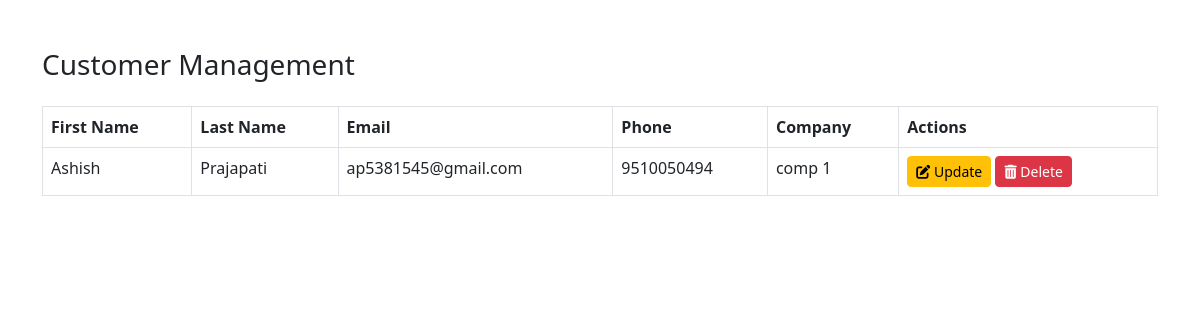
The page /admin/display_customers.php on the database its author committed.
### tables this page shows
CREATE TABLE `customers` (
  `customer_id` int(11) NOT NULL,
  `first_name` varchar(50) NOT NULL,
  `last_name` varchar(50) NOT NULL,
  `email` varchar(100) NOT NULL,
  `phone` varchar(20) DEFAULT NULL,
  `address` text DEFAULT NULL,
  `city` varchar(50) DEFAULT NULL,
  `state` varchar(50) DEFAULT NULL,
  `postal_code` varchar(20) DEFAULT NULL,
  `country` varchar(50) DEFAULT NULL,
  `tags` varchar(255) DEFAULT NULL,
  `company_name` varchar(100) DEFAULT NULL,
  `position` varchar(50) DEFAULT NULL,
  `notes` text DEFAULT NULL,
  `status` enum('active','inactive','prospect') DEFAULT 'prospect',
  `created_at` datetime DEFAULT current_timestamp(),
  `updated_at` datetime DEFAULT current_timestamp() ON UPDATE current_timestamp()
);

### admin/display_customers.php (the view, shortened to what this page needs)
<?php
include 'includes/db.php';
$query = "SELECT * FROM customers";
$result = $conn->query($query);
?>
<!DOCTYPE html>
<html lang="en">
<head>
    <link href="https://cdn.jsdelivr.net/npm/bootstrap@5.3.0/dist/css/bootstrap.min.css" rel="stylesheet">
    <link href="https://cdnjs.cloudflare.com/ajax/libs/font-awesome/6.0.0-beta3/css/all.min.css" rel="stylesheet">
</head>
<body>
    <div class="container mt-5">
        <h3 class="mb-4">Customer Management</h3>
        <table class="table table-bordered">
            <thead>
                <tr>
                    <th>First Name</th>
                    <th>Last Name</th>
                    <th>Email</th>
                    <th>Phone</th>
                    <th>Company</th>
                    <th>Actions</th>
                </tr>
            </thead>
            <tbody>
                <?php while ($customer = $result->fetch_assoc()): ?>
                    <tr class="fade-in-row">
                        <td><?= $customer['first_name'] ?></td>
                        <td><?= $customer['last_name'] ?></td>
                        <td><?= $customer['email'] ?></td>
                        <td><?= $customer['phone'] ?></td>
                        <td><?= $customer['company_name'] ?></td>
                        <td class="action-buttons">
                            <a href="update.php?id=<?= $customer['customer_id'] ?>" class="btn btn-warning btn-sm"><i class="fas fa-edit"></i> Update</a>
                            <a href="delete_customer.php?id=<?= $customer['customer_id'] ?>" class="btn btn-danger btn-sm"><i class="fas fa-trash-alt"></i> Delete</a>
                        </td>
                    </tr>
                <?php endwhile; ?>
            </tbody>
        </table>
    </div>
</body>
</html>

### admin/display_customers.php (style rules this page uses)
.fade-in-row { opacity: 0; transition: opacity 1s ease-in-out; }
.action-buttons a { transition: transform 0.2s; }

### rows shown on the page
customers: first_name "Ashish", last_name "Prajapati", email "ap5381545@gmail.com", phone "9510050494", company_name "comp 1"
